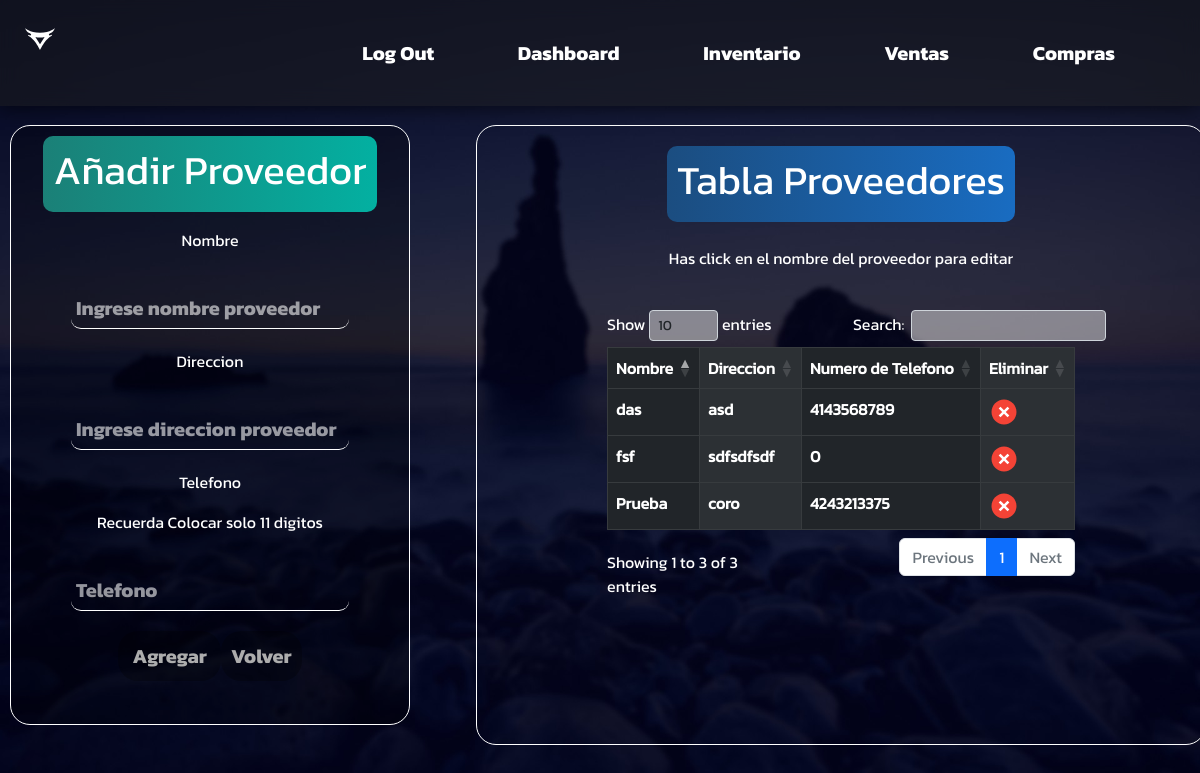
The page /compras/proveedores (signed in) on the database as committed earlier.
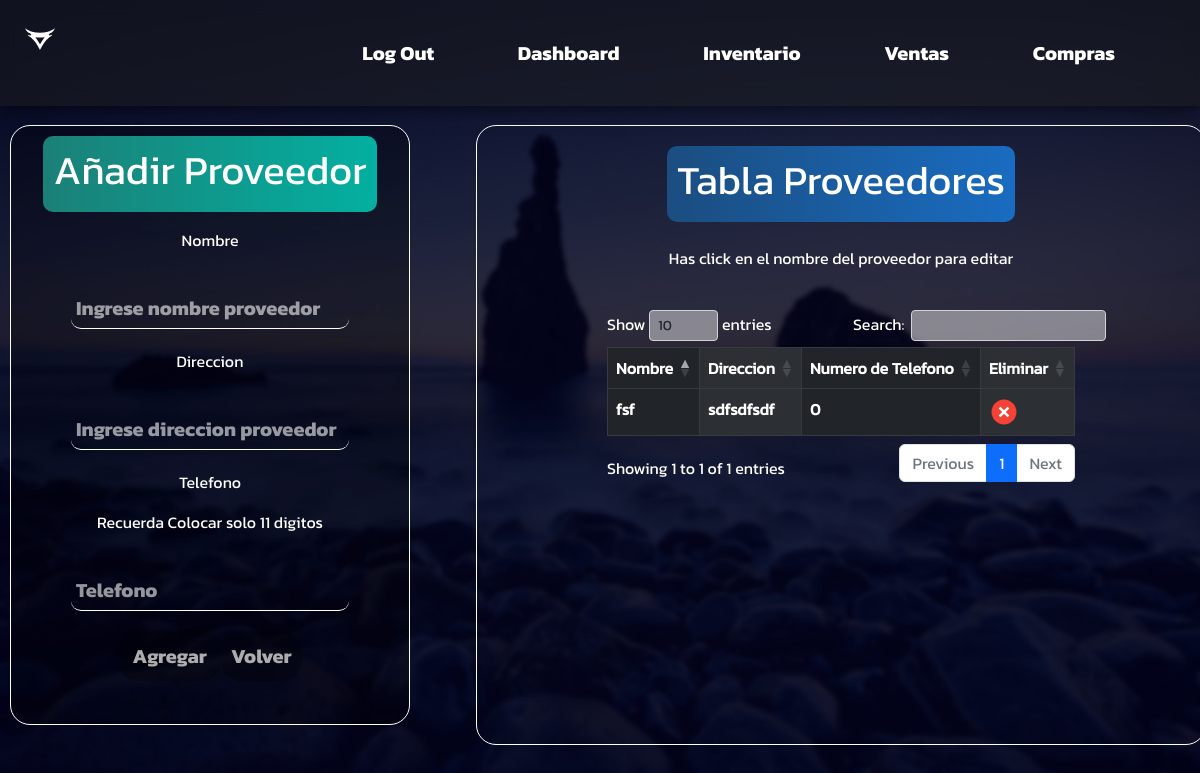
The same page on the database as committed later.
### compras/models.py (models this page shows, shortened)
class Proveedor(models.Model):
    id = models.AutoField(primary_key=True)
    nombre = models.CharField(max_length=50)
    direccion = models.TextField(default="Sin dirección")
    numero_telefono = models.IntegerField(default=000000000000)

### compras/views.py (the view, shortened to what this page needs)
# urls.py: path("proveedores", views.proveedores, name="proveedores"),
@login_required
def proveedores(request):
    if request.method == "GET":
        get_proveedores = Proveedor.objects.all()
        return render(request, "proveedores.html", {"proveedores": get_proveedores})

### compras/templates/proveedores.html (shortened to what this page needs)
{% extends 'base_sesion2.html' %}
{% load static %}
{% block content %}
<link rel="stylesheet" href="{% static 'css/items.css' %}">
<link rel="stylesheet" href="{% static 'css/bootstrap.min.css' %}">
<link rel="stylesheet" href="{% static 'css/dataTables.bootstrap5.min.css' %}">
<div class="content">
    <form method="POST">
        <div class="añadirCliente">
            <label class="Titulo">
                <h1>Añadir Proveedor</h1>
            </label>
            <p>Nombre</p>
            <input class="entradaDatos" type="text" name="nombre" id="nombre" placeholder="Ingrese nombre proveedor">
            <p>Direccion</p>
            <input class="entradaDatos" type="text" name="direccion" id="direccion" placeholder="Ingrese direccion proveedor">
            <p> Telefono </p>
            <p> Recuerda Colocar solo 11 digitos </p>
            <input class="entradaDatos" type="number" name="telefono" id="telefono" maxlength="11" placeholder="Telefono">
            <div class="botones">
                <input class="anadir" type="submit" value=" Agregar ">
                <a class="anadir btn2" href="{% url 'panelcompras' %}"> Volver</a>
            </div>
        </div>
    </form>
    <div class="tablaProductos">
        <label class="Titulo c2">
            <h1>Tabla Proveedores</h1>
        </label>
        <br>
        <p>Has click en el nombre del proveedor para editar</p>
        <br>
        <div class="table-responsive-sm ">
            <table class="table  table-dark table-striped-columns table-bordered" id="tabla-prod">
                <thead>
                    <tr>
                        <th class="centrado">Nombre</th>
                        <th class="centrado">Direccion</th>
                        <th class="centrado">Numero de Telefono</th>
                        <th class="centrado">Eliminar</th>
                    </tr>
                </thead>
                <tbody>
                    {% for proveedor in proveedores %}
                    <tr>
                        <th><a href="{% url 'proveedores_editar' proveedor.id %}">{{proveedor.nombre}}</a></th>
                        <th><a href="{% url 'proveedores_editar' proveedor.id %}"">{{proveedor.direccion}}</a></th>
                        <th><a href="{% url 'proveedores_editar' proveedor.id %}"">{{proveedor.numero_telefono}}</a></th>
                        <th><a href="{% url 'proveedores_eliminar' proveedor.id %}"> <img src="{% static 'img/eliminar.svg'%}"></a></th>
                    </tr>
                    {% endfor %}
                </tbody>
            </table>
        </div>
    </div>
</div>
{% endblock %}

Rows that differ between the two databases and show on the page:
removed Proveedor: nombre "Prueba", direccion "coro", numero_telefono "4243213375"
removed Proveedor: nombre "das", direccion "asd", numero_telefono "4143568789"
Other text that changed with them:
text written by a page script: "Show entries Search: Showing 1 to 3 of 3 entries Previous 1 Next" → "Show entries Search: Showing 1 to 1 of 1 entries Previous 1 Next"
